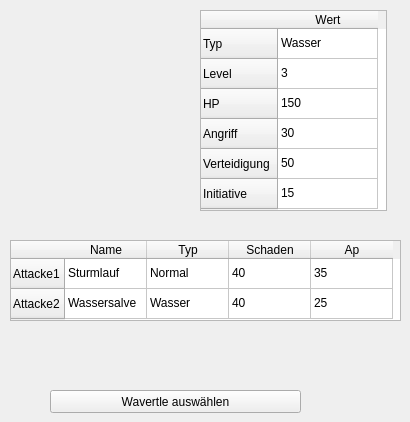
   <widget class="QWidget" name="tab1Wavertle">
    <attribute name="title">
     <string>Wavertle</string>
    </attribute>
    <widget class="QPushButton" name="btnWavertle">
     <property name="geometry">
      <rect>
       <x>50</x>
       <y>390</y>
       <width>251</width>
       <height>23</height>
      </rect>
     </property>
     <property name="text">
      <string>Wavertle auswählen</string>
     </property>
    </widget>
    <widget class="QLabel" name="labelBildWavertle">
     <property name="geometry">
      <rect>
       <x>20</x>
       <y>10</y>
       <width>150</width>
       <height>150</height>
      </rect>
     </property>
     <property name="text">
      <string/>
     </property>
    </widget>
    <widget class="QTableWidget" name="tableWidget">
     <property name="geometry">
      <rect>
       <x>200</x>
       <y>10</y>
       <width>187</width>
       <height>201</height>
      </rect>
     </property>
     <row>
      <property name="text">
       <string>Typ</string>
      </property>
     </row>
     <row>
      <property name="text">
       <string>Level</string>
      </property>
     </row>
     <row>
      <property name="text">
       <string>HP</string>
      </property>
     </row>
     <row>
      <property name="text">
       <string>Angriff</string>
      </property>
     </row>
     <row>
      <property name="text">
       <string>Verteidigung</string>
      </property>
     </row>
     <row>
      <property name="text">
       <string>Initiative</string>
      </property>
     </row>
     <column>
      <property name="text">
       <string>Wert</string>
      </property>
     </column>
     <item row="0" column="0">
      <property name="text">
       <string>Wasser</string>
      </property>
      <property name="flags">
       <set>ItemIsEnabled</set>
      </property>
     </item>
     <item row="1" column="0">
      <property name="text">
       <string>3</string>
      </property>
      <property name="flags">
       <set>ItemIsEnabled</set>
      </property>
     </item>
     <item row="2" column="0">
      <property name="text">
       <string>150</string>
      </property>
      <property name="flags">
       <set>ItemIsEnabled</set>
      </property>
     </item>
     <item row="3" column="0">
      <property name="text">
       <string>30</string>
      </property>
      <property name="flags">
       <set>ItemIsEnabled</set>
      </property>
     </item>
     <item row="4" column="0">
      <property name="text">
       <string>50</string>
      </property>
      <property name="flags">
       <set>ItemIsEnabled</set>
      </property>
     </item>
     <item row="5" column="0">
      <property name="text">
       <string>15</string>
      </property>
      <property name="flags">
       <set>ItemIsEnabled</set>
      </property>
     </item>
    </widget>
    <widget class="QTableWidget" name="tableWidget_2">
     <property name="geometry">
      <rect>
       <x>10</x>
       <y>240</y>
       <width>391</width>
       <height>81</height>
      </rect>
     </property>
     <attribute name="horizontalHeaderDefaultSectionSize">
      <number>82</number>
     </attribute>
     <attribute name="horizontalHeaderShowSortIndicator" stdset="0">
      <bool>false</bool>
     </attribute>
     <row>
      <property name="text">
       <string>Attacke1</string>
      </property>
     </row>
     <row>
      <property name="text">
       <string>Attacke2</string>
      </property>
     </row>
     <column>
      <property name="text">
       <string>Name</string>
      </property>
     </column>
     <column>
      <property name="text">
       <string>Typ</string>
      </property>
     </column>
     <column>
      <property name="text">
       <string>Schaden</string>
      </property>
     </column>
     <column>
      <property name="text">
       <string>Ap</string>
      </property>
     </column>
     <item row="0" column="0">
      <property name="text">
       <string>Sturmlauf</string>
      </property>
      <property name="flags">
       <set>ItemIsEnabled</set>
      </property>
     </item>
     <item row="0" column="1">
      <property name="text">
       <string>Normal</string>
      </property>
      <property name="flags">
       <set>ItemIsEnabled</set>
      </property>
     </item>
     <item row="0" column="2">
      <property name="text">
       <string>40</string>
      </property>
      <property name="flags">
       <set>ItemIsEnabled</set>
      </property>
     </item>
     <item row="0" column="3">
      <property name="text">
       <string>35</string>
      </property>
      <property name="flags">
       <set>ItemIsEnabled</set>
      </property>
     </item>
     <item row="1" column="0">
      <property name="text">
       <string>Wassersalve</string>
      </property>
      <property name="flags">
       <set>ItemIsEnabled</set>
      </property>
     </item>
     <item row="1" column="1">
      <property name="text">
       <string>Wasser</string>
      </property>
      <property name="flags">
       <set>ItemIsEnabled</set>
      </property>
     </item>
     <item row="1" column="2">
      <property name="text">
       <string>40</string>
      </property>
      <property name="flags">
       <set>ItemIsEnabled</set>
      </property>
     </item>
     <item row="1" column="3">
      <property name="text">
       <string>25</string>
      </property>
      <property name="flags">
       <set>ItemIsEnabled</set>
      </property>
     </item>
    </widget>
   </widget>
